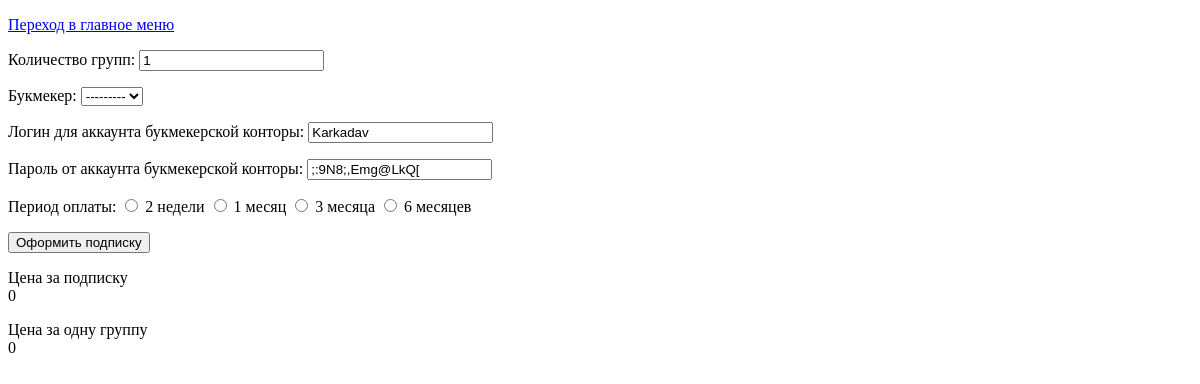
The app's page /account/subscribe/ (signed in), older data.
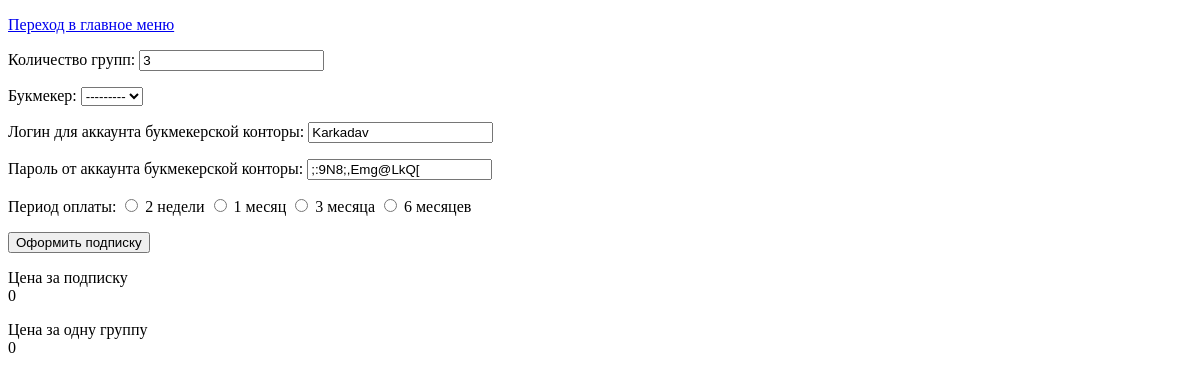
The same page, newer data.
### UserDataManagment/models.py (models this page shows, shortened)
class StandartUser(AbstractUser):
    bookmaker = models.CharField(
        max_length=64,
        null=True,
        blank=True,
        verbose_name='Букмекер',
        choices=tuple([(key, key) for key in BOOKMAKER_OFFSET.keys()]),
    )
    bookmaker_login = models.CharField(
        max_length=64,
        null=True,
        blank=True,
        verbose_name='Логин для аккаунта букмекерской конторы',
        unique=True,
    )
    bookmaker_password = models.CharField(
        max_length=64,
        null=True,
        blank=True,
        verbose_name='Пароль от аккаунта букмекерской конторы',
        unique=True,
    )
    dogon_on = models.BooleanField(
        default=False,
        verbose_name="Использовать ли тактику догона в группах"
    )
    bookmaker_last_login = models.DateTimeField(
        null=True,
        blank=True,
    )
    bet_summ = models.IntegerField(
        default=100,
        verbose_name='Cумма для ставки',
    )
    sub_end_date = models.DateField(
        verbose_name='Дата окончания действия подписки',
        null=True,
        blank=True,
    )
    chrome_dir_path = models.CharField(
        verbose_name="id папки с chrome-профилем",
        max_length=64,
        null=True,
        unique=True,
        blank=True,
    )
    sub_status = models.BooleanField(
        default=False,
    )
    bot_status = models.BooleanField(
        default=False,
    )
    max_group_count = models.IntegerField(
        default=0,
        validators=[
            MaxValueValidator(len(GROUP_OFFSET.keys())),
            MinValueValidator(1, message="Количество групп не может быть отрицательным")
        ],
        verbose_name="Количество групп"
    )
    personal_count = models.FloatField(
        default=0.0,
        verbose_name="Ваш баланс",
        validators=[
            MinValueValidator(0, message="Ошибка, недостаточно средств на счету")
        ],
    )
    CSgoVictory = models.BooleanField(
        default=False,
        verbose_name="CS:GO VICTORY | ПРОГНОЗЫ CSGO & DOTA2",
        help_text='<a href="' + GROUP_OFFSET['CSgoVictory'].WALL_URL + '"> подробнее </a>',
    )
    ExpertMnenie = models.BooleanField(
        default=False,
        verbose_name="Экспертное мнение CSGO | Прогнозы CS:GO & DOTA 2",
        help_text='<a href="' + GROUP_OFFSET['ExpertMnenie'].WALL_URL + '"> подробнее </a>',
    )
    BetsPedia = models.BooleanField(
        default=False,
        verbose_name="BETSPEDIA CS:GO | ПРОГНОЗЫ CSGO & DOTA 2",
        help_text='<a href="' + GROUP_OFFSET['BetsPedia'].WALL_URL + '"> подробнее </a>',
    )

### UserDataManagment/views.py (the view, shortened to what this page needs)
# urls.py: path('account/subscribe/', views.BuySubscribe.as_view(), name='subscribe'),
class BuySubscribe(LoginRequiredMixin, views.View) :
    def get(self, request) :
        return render(request, 'subscribe.html', {'form' : SubscribeForm(instance=request.user)})

### UserDataManagment/forms.py
class SubscribeForm(ModelForm) :
    class Meta :
        model = StandartUser
        fields = (
            'max_group_count',
            'bookmaker',
            'bookmaker_login',
            'bookmaker_password',
        )

### templates/subscribe.html (shortened to what this page needs)
<!DOCTYPE html>
<html>
    <head>
    </head>
    <body>
        <p>
            <a href= "{% url 'menu' %}" >
                Переход в главное меню
            </a>
        </p>
        <form method="POST">
            {{form.as_p}}
            <p>
            <div>Период оплаты:
                <input type="radio" name="duration", value="0.5", id="1week"> 2 недели
                <input type="radio" name="duration", value="1" > 1 месяц
                <input type="radio" name="duration", value="3" > 3 месяца
                <input type="radio" name="duration", value="6" > 6 месяцев
            </div>
            </p>
            <input type="submit" value="Оформить подписку" onclick="(document.getElementById('sub_load').style.display='block')">
        </form>
        <p>
        <div> Цена за подписку</div>
        <div id="sub_summ">0</div>
        </p>
        <p>
        <div> Цена за одну группу</div>
        <div id="sub_group_summ">0</div>
        </p>
    </body>
</html>

Row changes from the older to the newer data that the page shows:
changed StandartUser "Karkadav": max_group_count "1" → "3"
